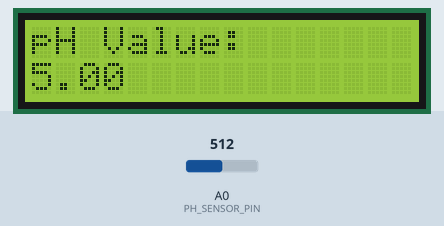
The sketch below on a simulated Arduino Uno, built with avr-gcc and run on an emulated ATmega328P. Parts: 16×2 character LCD. The inputs (shaded band) are chosen by the test bench; at power-on: A0 (PH_SENSOR_PIN) = 512. What the sketch prints to the serial monitor is not drawn.

Above: at 1.2 s.
1.3 s: A0 (PH_SENSOR_PIN) set to 716
At 2.6 s:
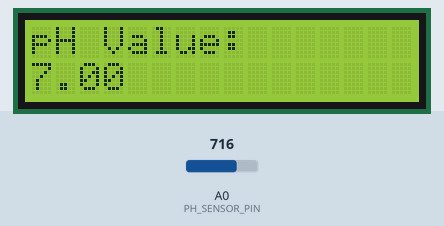
3.6 s: A0 (PH_SENSOR_PIN) set to 900
At 5.3 s:
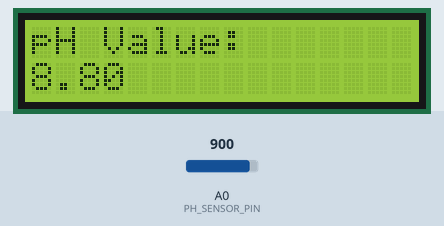
5.6 s: A0 (PH_SENSOR_PIN) set to 1023
At 7.1 s:
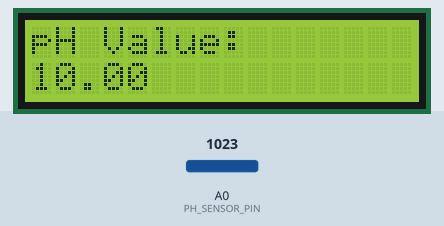
Timing chart, 0 to 8.6 s (numbered marks = the images above; inputs shaded):
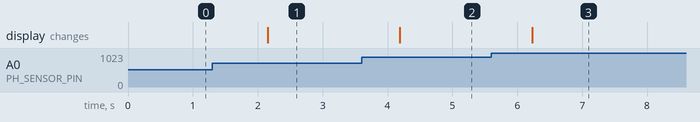

Measured:
- after the input at 1.3 s, the display: changes after 0.85 s (image 1)
- after the input at 3.6 s, the display: changes after 0.59 s (image 2)
- after the input at 5.6 s, the display: changes after 0.63 s (image 3)

The sketch:

ph_Final.ino
```cpp
#include <Wire.h>
#include <LiquidCrystal_I2C.h>

#define PH_SENSOR_PIN A0  // pH sensor analog input pin
#define CALIBRATION_OFFSET 0.00  // Adjust this after calibration

// Initialize the LCD (address 0x27, 16 columns, 2 rows)
LiquidCrystal_I2C lcd(0x27, 16, 2);

void setup() {
    Serial.begin(9600);

    // Initialize LCD
    lcd.init();
    lcd.backlight();
    lcd.setCursor(0, 0);
    lcd.print("pH Sensor Ready");

    Serial.println("pH Sensor Calibration Started...");
}

void loop() {
    int sensorValue = analogRead(PH_SENSOR_PIN);  // Read raw sensor value
    float voltage = sensorValue * (5.0 / 1023.0);  // Convert to voltage
    float pH = 2 * voltage + CALIBRATION_OFFSET;  // Convert to pH (adjust formula)

    // Print values to Serial Monitor
    Serial.print("Raw Value: ");
    Serial.print(sensorValue);
    Serial.print(" | Voltage: ");
    Serial.print(voltage, 3);
    Serial.print("V | pH Value: ");
    Serial.println(pH, 2);

    // Display pH value on LCD
    lcd.clear();
    lcd.setCursor(0, 0);
    lcd.print("pH Value:");
    lcd.setCursor(0, 1);
    lcd.print(pH, 2);

    delay(1000);  // Wait for 1 second
}
```
